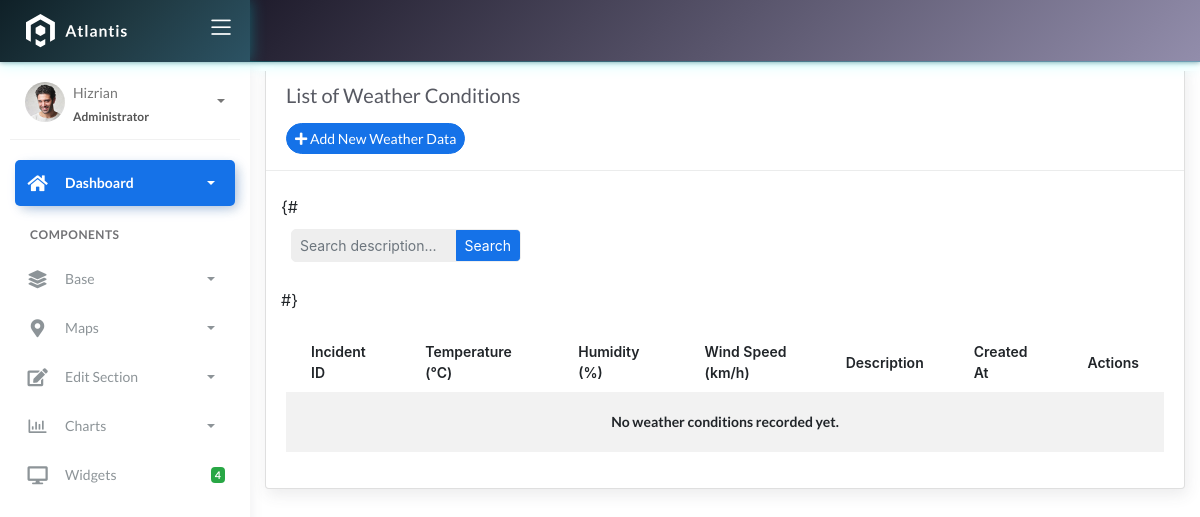
/weatherconditions/, run on an earlier commit of the app's database.
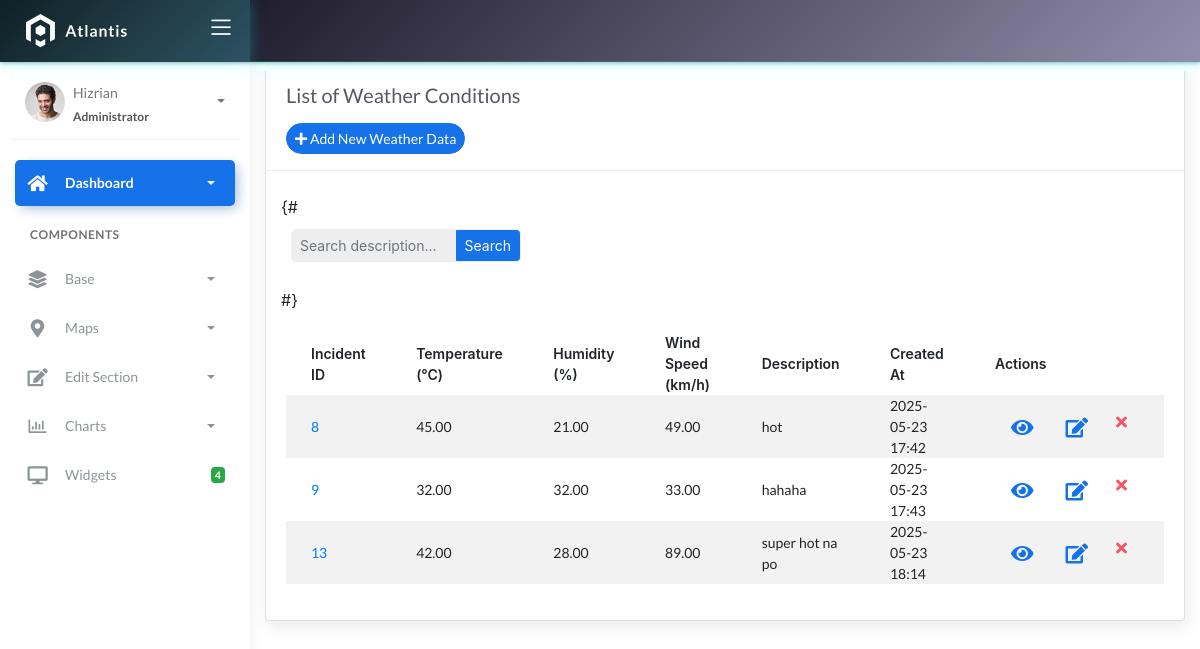
And on a later commit of the database.
### fire/models.py (models this page shows)
class BaseModel(models.Model):
    created_at = models.DateTimeField(auto_now_add=True, db_index=True)
    updated_at = models.DateTimeField(auto_now=True)
    class Meta:
        abstract = True

class WeatherConditions(BaseModel):
    incident = models.ForeignKey(Incident, on_delete=models.CASCADE)
    temperature = models.DecimalField(max_digits=10, decimal_places=2)
    humidity = models.DecimalField(max_digits=10, decimal_places=2)
    wind_speed = models.DecimalField(max_digits=10, decimal_places=2)
    weather_description = models.CharField(max_length=150)

class Incident(BaseModel):
    SEVERITY_CHOICES = (
        ('Minor Fire', 'Minor Fire'),
        ('Moderate Fire', 'Moderate Fire'),
        ('Major Fire', 'Major Fire'),
    )
    location = models.ForeignKey(Locations, on_delete=models.CASCADE)
    date_time = models.DateTimeField(blank=True, null=True)
    severity_level = models.CharField(max_length=45, choices=SEVERITY_CHOICES)
    description = models.CharField(max_length=250)
    response_time = models.IntegerField(null=True, blank=True)

### fire/views.py (the view, shortened to what this page needs)
# urls.py: path('weatherconditions/', WeatherConditionsListView.as_view(), name='weatherconditions-list'),
class WeatherConditionsListView(ListView):
    model = WeatherConditions
    template_name = 'weatherconditions_list.html'
    context_object_name = 'weather_conditions'
    paginate_by = 10
    def get_queryset(self, *args, **kwargs):
        qs = super().get_queryset(*args, **kwargs)
        query = self.request.GET.get("q")
        return qs

### templates/weatherconditions_list.html (shortened to what the changed rows need)
{% extends 'base.html' %}
{% load static %}
{% block content %}
<div class="content">
    <div class="container-fluid">
        <div class="row">
            <div class="col-md-12">
                <div class="card">
                   <br>
                   <div class="card-body">
                       <div class="table-responsive">
                           <table id="add-row" class="display table table-striped table-hover">
                               <thead>
                                   <tr>
                                       <th scope="col">Incident ID</th>
                                       <th scope="col">Temperature (°C)</th>
                                       <th scope="col">Humidity (%)</th>
                                       <th scope="col">Wind Speed (km/h)</th>
                                       <th scope="col">Description</th>
                                       <th scope="col">Created At</th>
                                       <th scope="col">Actions</th>
                                   </tr>
                               </thead>
                               <tbody>
                                   {% for condition in weather_conditions %}
                                   <tr>
                                       <td>
                                           {% if condition.incident %}
                                               <a href="{% url 'incident-detail' condition.incident.pk %}">{{ condition.incident.pk }}</a>
                                           {% else %}
                                               N/A
                                           {% endif %}
                                       </td>
                                       <td>{{ condition.temperature }}</td>
                                       <td>{{ condition.humidity }}</td>
                                       <td>{{ condition.wind_speed }}</td>
                                       <td>{{ condition.weather_description }}</td>
                                       <td>{{ condition.created_at|date:"Y-m-d H:i" }}</td>
                                       <td>
                                           <div class="form-button-action">
                                               <a href="{% url 'weatherconditions-detail' condition.pk %}" data-toggle="tooltip" title="View Details" class="btn btn-link btn-primary btn-lg">
                                                   <i class="fa fa-eye"></i>
                                               </a>
                                               <a href="{% url 'weatherconditions-edit' condition.pk %}" data-toggle="tooltip" title="Edit" class="btn btn-link btn-primary btn-lg">
                                                   <i class="fa fa-edit"></i>
                                               </a>
                                               <a href="{% url 'weatherconditions-delete' condition.pk %}" data-toggle="tooltip" title="Remove" class="btn btn-link btn-danger">
                                                   <i class="fa fa-times"></i>
                                               </a>
                                           </div>
                                       </td>
                                   </tr>
                                   {% empty %}
                                   <tr>
                                       <td colspan="7" style="text-align: center">
                                           <p class="text-sm font-weight-bold mb-0">No weather conditions recorded yet.</p>
                                       </td>
                                   </tr>
                                   {% endfor %}
                               </tbody>
                           </table>
                       </div>
                   </div>
                </div>
            </div>
        </div>
    </div>
</div>
{% endblock %}

What changed in the data, as far as the page shows it:
added WeatherConditions: incident.pk "8", temperature "45.00", humidity "21.00", wind_speed "49.00", weather_description "hot", created_at "2025-05-23 17:42"
added WeatherConditions: incident.pk "9", temperature "32.00", humidity "32.00", wind_speed "33.00", weather_description "hahaha", created_at "2025-05-23 17:43"
added WeatherConditions: incident.pk "13", temperature "42.00", humidity "28.00", wind_speed "89.00", weather_description "super hot na po", created_at "2025-05-23 18:14"
Also different on the page:
text no longer shown: "No weather conditions recorded yet."
